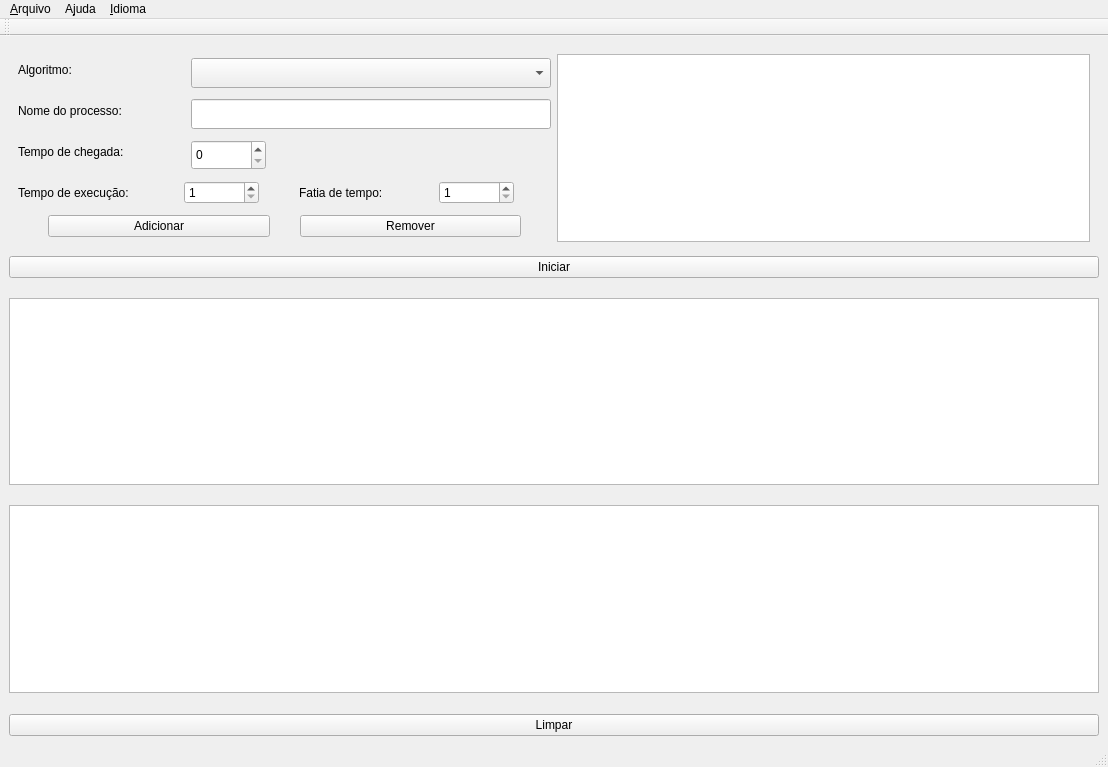
<?xml version="1.0" encoding="UTF-8"?>
<ui version="4.0">
 <class>MainWindow</class>
 <widget class="QMainWindow" name="MainWindow">
  <property name="geometry">
   <rect>
    <x>0</x>
    <y>0</y>
    <width>1108</width>
    <height>767</height>
   </rect>
  </property>
  <property name="windowTitle">
   <string>Escalonador de Processos</string>
  </property>
  <widget class="QWidget" name="centralwidget">
   <property name="enabled">
    <bool>true</bool>
   </property>
   <property name="acceptDrops">
    <bool>false</bool>
   </property>
   <layout class="QVBoxLayout" name="verticalLayout_2">
    <item>
     <layout class="QVBoxLayout" name="verticalLayout">
      <property name="spacing">
       <number>5</number>
      </property>
      <item>
       <widget class="QWidget" name="horizontalLayout_6" native="true">
        <property name="maximumSize">
         <size>
          <width>16777215</width>
          <height>250</height>
         </size>
        </property>
        <layout class="QHBoxLayout" name="horizontalLayout">
         <property name="sizeConstraint">
          <enum>QLayout::SetDefaultConstraint</enum>
         </property>
         <item>
          <layout class="QFormLayout" name="formLayout">
           <property name="sizeConstraint">
            <enum>QLayout::SetDefaultConstraint</enum>
           </property>
           <property name="horizontalSpacing">
            <number>7</number>
           </property>
           <property name="verticalSpacing">
            <number>7</number>
           </property>
           <item row="1" column="0">
            <widget class="QLabel" name="algorithmLabel">
             <property name="minimumSize">
              <size>
               <width>166</width>
               <height>0</height>
              </size>
             </property>
             <property name="text">
              <string>Algoritmo: </string>
             </property>
            </widget>
           </item>
           <item row="1" column="1">
            <widget class="QComboBox" name="algorithmComboBox">
             <property name="sizePolicy">
              <sizepolicy hsizetype="Expanding" vsizetype="Expanding">
               <horstretch>0</horstretch>
               <verstretch>0</verstretch>
              </sizepolicy>
             </property>
             <property name="maximumSize">
              <size>
               <width>16777215</width>
               <height>30</height>
              </size>
             </property>
             <item>
              <property name="text">
               <string/>
              </property>
             </item>
             <item>
              <property name="text">
               <string>First Come, First Served</string>
              </property>
             </item>
             <item>
              <property name="text">
               <string>Shortest Job First</string>
              </property>
             </item>
             <item>
              <property name="text">
               <string>Shortest Remaining Time First</string>
              </property>
             </item>
             <item>
              <property name="text">
               <string>Round Robin</string>
              </property>
             </item>
             <item>
              <property name="text">
               <string>Priority</string>
              </property>
             </item>
            </widget>
           </item>
           <item row="2" column="0">
            <widget class="QLabel" name="processNameLabel">
             <property name="minimumSize">
              <size>
               <width>166</width>
               <height>0</height>
              </size>
             </property>
             <property name="text">
              <string>Nome do processo: </string>
             </property>
            </widget>
           </item>
           <item row="2" column="1">
            <widget class="QLineEdit" name="processNameInput">
             <property name="sizePolicy">
              <sizepolicy hsizetype="Expanding" vsizetype="Expanding">
               <horstretch>0</horstretch>
               <verstretch>0</verstretch>
              </sizepolicy>
             </property>
             <property name="maximumSize">
              <size>
               <width>16777215</width>
               <height>30</height>
              </size>
             </property>
            </widget>
           </item>
           <item row="3" column="0">
            <widget class="QLabel" name="arrivalTimeLabel">
             <property name="minimumSize">
              <size>
               <width>166</width>
               <height>0</height>
              </size>
             </property>
             <property name="text">
              <string>Tempo de chegada:</string>
             </property>
            </widget>
           </item>
           <item row="3" column="1">
            <widget class="QSpinBox" name="arrivalTimeInput">
             <property name="sizePolicy">
              <sizepolicy hsizetype="Preferred" vsizetype="Preferred">
               <horstretch>0</horstretch>
               <verstretch>0</verstretch>
              </sizepolicy>
             </property>
             <property name="minimumSize">
              <size>
               <width>0</width>
               <height>0</height>
              </size>
             </property>
             <property name="maximumSize">
              <size>
               <width>75</width>
               <height>30</height>
              </size>
             </property>
             <property name="minimum">
              <number>0</number>
             </property>
             <property name="maximum">
              <number>99</number>
             </property>
            </widget>
           </item>
           <item row="4" column="0" colspan="2">
            <layout class="QHBoxLayout" name="horizontalLayout_8">
             <property name="spacing">
              <number>0</number>
             </property>
             <item>
              <widget class="QLabel" name="executionTimeLabel">
               <property name="minimumSize">
                <size>
                 <width>166</width>
                 <height>0</height>
                </size>
               </property>
               <property name="maximumSize">
                <size>
                 <width>16777215</width>
                 <height>16777215</height>
                </size>
               </property>
               <property name="midLineWidth">
                <number>0</number>
               </property>
               <property name="text">
                <string>Tempo de execução:  </string>
               </property>
               <property name="margin">
                <number>0</number>
               </property>
              </widget>
             </item>
             <item>
              <widget class="QSpinBox" name="executionTimeInput">
               <property name="sizePolicy">
                <sizepolicy hsizetype="Minimum" vsizetype="Fixed">
                 <horstretch>0</horstretch>
                 <verstretch>0</verstretch>
                </sizepolicy>
               </property>
               <property name="minimumSize">
                <size>
                 <width>75</width>
                 <height>0</height>
                </size>
               </property>
               <property name="maximumSize">
                <size>
                 <width>75</width>
                 <height>16777215</height>
                </size>
               </property>
               <property name="minimum">
                <number>1</number>
               </property>
              </widget>
             </item>
             <item>
              <spacer name="horizontalSpacer">
               <property name="orientation">
                <enum>Qt::Horizontal</enum>
               </property>
               <property name="sizeHint" stdset="0">
                <size>
                 <width>40</width>
                 <height>20</height>
                </size>
               </property>
              </spacer>
             </item>
             <item>
              <widget class="QStackedWidget" name="algorithmStackedWidget">
               <property name="sizePolicy">
                <sizepolicy hsizetype="Expanding" vsizetype="Fixed">
                 <horstretch>0</horstretch>
                 <verstretch>30</verstretch>
                </sizepolicy>
               </property>
               <property name="minimumSize">
                <size>
                 <width>0</width>
                 <height>0</height>
                </size>
               </property>
               <property name="maximumSize">
                <size>
                 <width>16777215</width>
                 <height>16777215</height>
                </size>
               </property>
               <property name="sizeIncrement">
                <size>
                 <width>0</width>
                 <height>0</height>
                </size>
               </property>
               <property name="lineWidth">
                <number>0</number>
               </property>
               <property name="currentIndex">
                <number>1</number>
               </property>
               <widget class="QWidget" name="priorityPage">
                <property name="sizePolicy">
                 <sizepolicy hsizetype="Expanding" vsizetype="Expanding">
                  <horstretch>0</horstretch>
                  <verstretch>0</verstretch>
                 </sizepolicy>
                </property>
                <property name="minimumSize">
                 <size>
                  <width>30</width>
                  <height>0</height>
                 </size>
                </property>
                <layout class="QHBoxLayout" name="horizontalLayout_5">
                 <property name="spacing">
                  <number>0</number>
                 </property>
                 <property name="leftMargin">
                  <number>0</number>
                 </property>
                 <property name="topMargin">
                  <number>0</number>
                 </property>
                 <property name="rightMargin">
                  <number>0</number>
                 </property>
                 <property name="bottomMargin">
                  <number>0</number>
                 </property>
                 <item>
                  <widget class="QLabel" name="priorityLabel">
                   <property name="minimumSize">
                    <size>
                     <width>100</width>
                     <height>0</height>
                    </size>
                   </property>
                   <property name="maximumSize">
                    <size>
                     <width>100</width>
                     <height>16777215</height>
                    </size>
                   </property>
                   <property name="text">
                    <string>Prioridade:</string>
                   </property>
                  </widget>
                 </item>
                 <item>
                  <widget class="QSpinBox" name="prioritySpinBox">
                   <property name="minimumSize">
                    <size>
                     <width>75</width>
                     <height>0</height>
                    </size>
                   </property>
                   <property name="maximumSize">
                    <size>
                     <width>75</width>
                     <height>16777215</height>
                    </size>
                   </property>
                   <property name="minimum">
                    <number>1</number>
                   </property>
                  </widget>
                 </item>
                </layout>
               </widget>
               <widget class="QWidget" name="quantumPage">
                <property name="layoutDirection">
                 <enum>Qt::LeftToRight</enum>
                </property>
                <layout class="QHBoxLayout" name="horizontalLayout_4" stretch="0,0">
                 <property name="spacing">
                  <number>0</number>
                 </property>
                 <property name="sizeConstraint">
                  <enum>QLayout::SetDefaultConstraint</enum>
                 </property>
                 <property name="leftMargin">
                  <number>0</number>
                 </property>
                 <property name="topMargin">
                  <number>0</number>
                 </property>
                 <property name="rightMargin">
                  <number>0</number>
                 </property>
                 <property name="bottomMargin">
                  <number>0</number>
                 </property>
                 <item>
                  <widget class="QLabel" name="quantumLabel">
                   <property name="sizePolicy">
                    <sizepolicy hsizetype="Expanding" vsizetype="Expanding">
                     <horstretch>0</horstretch>
                     <verstretch>0</verstretch>
                    </sizepolicy>
                   </property>
                   <property name="minimumSize">
                    <size>
                     <width>140</width>
                     <height>0</height>
                    </size>
                   </property>
                   <property name="maximumSize">
                    <size>
                     <width>166</width>
                     <height>16777215</height>
                    </size>
                   </property>
                   <property name="text">
                    <string>Fatia de tempo:</string>
                   </property>
                  </widget>
                 </item>
                 <item>
                  <widget class="QSpinBox" name="quantumSpinBox">
                   <property name="minimumSize">
                    <size>
                     <width>75</width>
                     <height>0</height>
                    </size>
                   </property>
                   <property name="maximumSize">
                    <size>
                     <width>75</width>
                     <height>16777215</height>
                    </size>
                   </property>
                   <property name="layoutDirection">
                    <enum>Qt::LeftToRight</enum>
                   </property>
                   <property name="minimum">
                    <number>1</number>
                   </property>
                  </widget>
                 </item>
                </layout>
               </widget>
              </widget>
             </item>
             <item>
              <spacer name="horizontalSpacer_3">
               <property name="orientation">
                <enum>Qt::Horizontal</enum>
               </property>
               <property name="sizeHint" stdset="0">
                <size>
                 <width>30</width>
                 <height>20</height>
                </size>
               </property>
              </spacer>
             </item>
            </layout>
           </item>
           <item row="5" column="0" colspan="2">
            <layout class="QHBoxLayout" name="horizontalLayout_2">
             <property name="spacing">
              <number>30</number>
             </property>
             <property name="leftMargin">
              <number>30</number>
             </property>
             <property name="rightMargin">
              <number>30</number>
             </property>
             <item>
              <widget class="QPushButton" name="addProcessPushButton">
               <property name="text">
                <string>Adicionar</string>
               </property>
              </widget>
             </item>
             <item>
              <widget class="QPushButton" name="removeProcessPushButton">
               <property name="text">
                <string>Remover</string>
               </property>
              </widget>
             </item>
            </layout>
           </item>
          </layout>
         </item>
         <item>
          <widget class="QTableWidget" name="processesTable">
           <property name="sizePolicy">
            <sizepolicy hsizetype="Expanding" vsizetype="Expanding">
             <horstretch>0</horstretch>
             <verstretch>0</verstretch>
            </sizepolicy>
           </property>
           <property name="minimumSize">
            <size>
             <width>0</width>
             <height>0</height>
            </size>
           </property>
           <property name="maximumSize">
            <size>
             <width>16777215</width>
             <height>16777215</height>
            </size>
           </property>
          </widget>
         </item>
        </layout>
       </widget>
      </item>
      <item>
       <layout class="QHBoxLayout" name="horizontalLayout_3">
        <item>
         <widget class="QPushButton" name="startPushButton">
          <property name="text">
           <string>Iniciar</string>
          </property>
         </widget>
        </item>
       </layout>
      </item>
      <item>
       <spacer name="verticalSpacer">
        <property name="orientation">
         <enum>Qt::Vertical</enum>
        </property>
        <property name="sizeType">
         <enum>QSizePolicy::Fixed</enum>
        </property>
        <property name="sizeHint" stdset="0">
         <size>
          <width>20</width>
          <height>15</height>
         </size>
        </property>
       </spacer>
      </item>
      <item>
       <widget class="QTableWidget" name="resultsTable">
        <property name="sizePolicy">
         <sizepolicy hsizetype="Expanding" vsizetype="Expanding">
          <horstretch>0</horstretch>
          <verstretch>0</verstretch>
         </sizepolicy>
        </property>
        <property name="minimumSize">
         <size>
          <width>0</width>
          <height>0</height>
         </size>
        </property>
        <property name="maximumSize">
         <size>
          <width>16777215</width>
          <height>16777215</height>
         </size>
        </property>
        <property name="editTriggers">
         <set>QAbstractItemView::NoEditTriggers</set>
        </property>
        <attribute name="verticalHeaderVisible">
         <bool>false</bool>
        </attribute>
       </widget>
      </item>
      <item>
       <spacer name="verticalSpacer_2">
        <property name="orientation">
         <enum>Qt::Vertical</enum>
        </property>
        <property name="sizeType">
         <enum>QSizePolicy::Fixed</enum>
        </property>
        <property name="sizeHint" stdset="0">
         <size>
          <width>20</width>
          <height>15</height>
         </size>
        </property>
       </spacer>
      </item>
      <item>
       <widget class="QTableWidget" name="diagramTable">
        <property name="sizePolicy">
         <sizepolicy hsizetype="Expanding" vsizetype="Expanding">
          <horstretch>0</horstretch>
          <verstretch>0</verstretch>
         </sizepolicy>
        </property>
        <property name="minimumSize">
         <size>
          <width>0</width>
          <height>0</height>
         </size>
        </property>
        <property name="maximumSize">
         <size>
          <width>16777215</width>
          <height>16777214</height>
         </size>
        </property>
        <property name="editTriggers">
         <set>QAbstractItemView::NoEditTriggers</set>
        </property>
        <attribute name="verticalHeaderVisible">
         <bool>false</bool>
        </attribute>
        <row>
         <property name="text">
          <string>Tempo</string>
         </property>
        </row>
        <row>
         <property name="text">
          <string>Processo</string>
         </property>
        </row>
       </widget>
      </item>
      <item>
       <spacer name="verticalSpacer_3">
        <property name="orientation">
         <enum>Qt::Vertical</enum>
        </property>
        <property name="sizeType">
         <enum>QSizePolicy::Fixed</enum>
        </property>
        <property name="sizeHint" stdset="0">
         <size>
          <width>20</width>
          <height>15</height>
         </size>
        </property>
       </spacer>
      </item>
     </layout>
    </item>
    <item>
     <widget class="QPushButton" name="limparPushButton">
      <property name="text">
       <string>Limpar</string>
      </property>
     </widget>
    </item>
   </layout>
  </widget>
  <widget class="QStatusBar" name="statusBar"/>
  <widget class="QToolBar" name="toolBar">
   <property name="windowTitle">
    <string>toolBar</string>
   </property>
   <attribute name="toolBarArea">
    <enum>TopToolBarArea</enum>
   </attribute>
   <attribute name="toolBarBreak">
    <bool>false</bool>
   </attribute>
  </widget>
  <widget class="QMenuBar" name="menuBar">
   <property name="geometry">
    <rect>
     <x>0</x>
     <y>0</y>
     <width>1108</width>
     <height>26</height>
    </rect>
   </property>
   <widget class="QMenu" name="menu_Arquivo">
    <property name="title">
     <string>&amp;Arquivo</string>
    </property>
    <addaction name="actionImportar"/>
    <addaction name="actionExportar"/>
    <addaction name="separator"/>
    <addaction name="actionSair"/>
   </widget>
   <widget class="QMenu" name="menu_Ajuda">
    <property name="title">
     <string>A&amp;juda</string>
    </property>
    <addaction name="actionManual"/>
    <addaction name="actionAbout"/>
   </widget>
   <widget class="QMenu" name="menu_Idioma">
    <property name="title">
     <string>&amp;Idioma</string>
    </property>
    <addaction name="actionPortugues"/>
    <addaction name="actionIngles"/>
   </widget>
   <addaction name="menu_Arquivo"/>
   <addaction name="menu_Ajuda"/>
   <addaction name="menu_Idioma"/>
  </widget>
  <action name="actionImportar">
   <property name="icon">
    <iconset theme="document-open">
     <normaloff>.</normaloff>.</iconset>
   </property>
   <property name="text">
    <string>Importar...</string>
   </property>
   <property name="shortcut">
    <string>Ctrl+O</string>
   </property>
  </action>
  <action name="actionExportar">
   <property name="icon">
    <iconset theme="x-office-spreadsheet">
     <normaloff>.</normaloff>.</iconset>
   </property>
   <property name="text">
    <string>Exportar...</string>
   </property>
   <property name="shortcut">
    <string>Ctrl+Shift+S</string>
   </property>
  </action>
  <action name="actionSair">
   <property name="icon">
    <iconset theme="application-exit">
     <normaloff>.</normaloff>.</iconset>
   </property>
   <property name="text">
    <string>Sair</string>
   </property>
   <property name="shortcut">
    <string>Ctrl+Q</string>
   </property>
  </action>
  <action name="actionAbout">
   <property name="icon">
    <iconset theme="help-about">
     <normaloff>.</normaloff>.</iconset>
   </property>
   <property name="text">
    <string>Sobre</string>
   </property>
  </action>
  <action name="actionManual">
   <property name="icon">
    <iconset theme="applications-office">
     <normaloff>.</normaloff>.</iconset>
   </property>
   <property name="text">
    <string>Manual do usuário</string>
   </property>
  </action>
  <action name="actionPortugues">
   <property name="text">
    <string>Português (pt-BR)</string>
   </property>
  </action>
  <action name="actionIngles">
   <property name="text">
    <string>Inglês (en-US)</string>
   </property>
  </action>
 </widget>
 <resources/>
 <connections>
  <connection>
   <sender>actionSair</sender>
   <signal>triggered()</signal>
   <receiver>MainWindow</receiver>
   <slot>close()</slot>
   <hints>
    <hint type="sourcelabel">
     <x>-1</x>
     <y>-1</y>
    </hint>
    <hint type="destinationlabel">
     <x>553</x>
     <y>383</y>
    </hint>
   </hints>
  </connection>
 </connections>
</ui>
